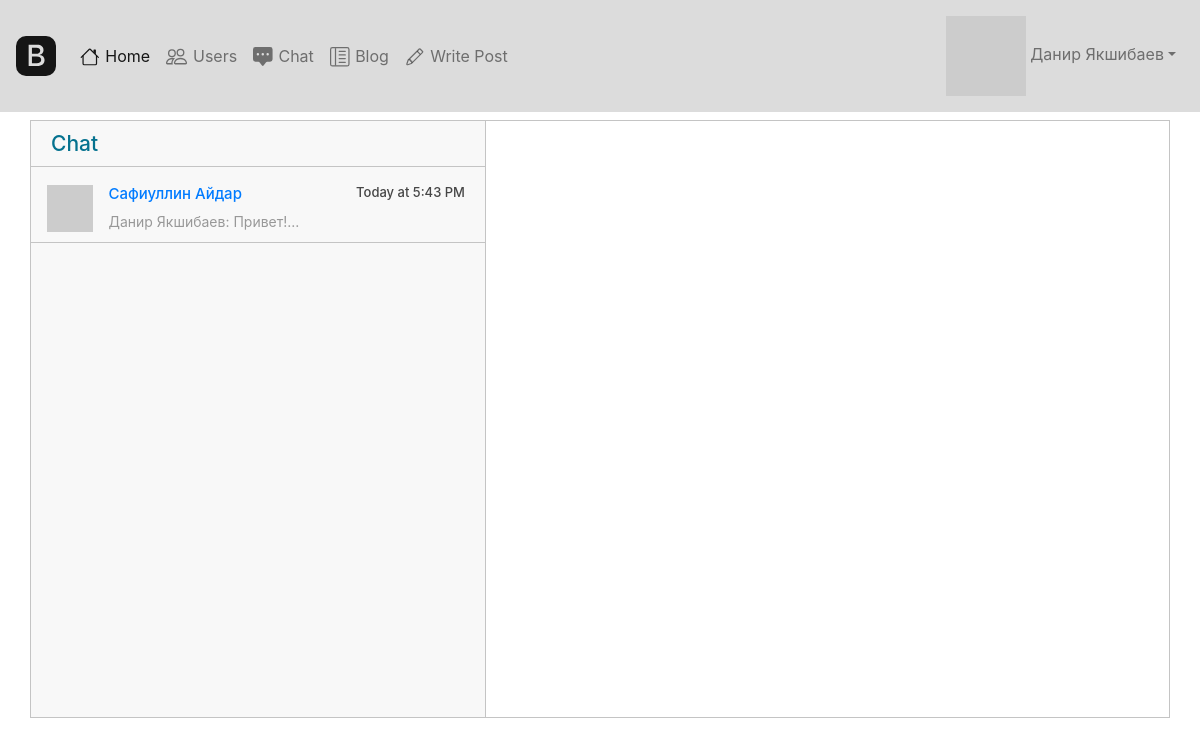
The page /chat (signed in) on the database its author committed.
### main.py (models this page shows, shortened)
class User(UserMixin, SerializerMixin, db.Model):
    __tablename__ = 'users'
    id = db.Column(db.Integer, primary_key=True, autoincrement=True)
    name = db.Column(db.String, nullable=True)
    about = db.Column(db.String, nullable=True)
    email = db.Column(db.String, index=True, unique=True, nullable=True)
    hashed_password = db.Column(db.String, nullable=True)
    created_date = db.Column(db.DateTime, default=datetime.datetime.utcnow())
    last_seen = db.Column(db.DateTime, default=datetime.datetime.utcnow())
    followed = db.relationship(
        'User', secondary=followers,
        primaryjoin=(followers.c.follower_id == id),
        secondaryjoin=(followers.c.followed_id == id),
        backref=db.backref('followers', lazy='dynamic'), lazy='dynamic')
    messages_sent = db.relationship('Message',
                                    foreign_keys='Message.sender_id',
                                    backref='author', lazy='dynamic')
    messages_received = db.relationship('Message',
                                        foreign_keys='Message.recipient_id',
                                        backref='recipient', lazy='dynamic')
    def avatar(self, size):
        digest = md5(self.email.lower().encode('utf-8')).hexdigest()
        return 'https://www.gravatar.com/avatar/{}?d=identicon&s={}'.format(
            digest, size)

class Message(db.Model):
    id = db.Column(db.Integer, primary_key=True)
    sender_id = db.Column(db.Integer, db.ForeignKey('users.id'))
    recipient_id = db.Column(db.Integer, db.ForeignKey('users.id'))
    body = db.Column(db.String(140))
    created_date = db.Column(db.DateTime, index=True, default=datetime.datetime.utcnow())
    last_message_read_time = db.Column(db.DateTime)

### main.py (the view)
@app.route('/chat')
@login_required
def chat():
    chats = {}
    users = User.query.all()
    for user in users:
        if user == current_user:
            continue
        messages1 = Message.query.filter_by(author=current_user, recipient=user)
        messages2 = Message.query.filter_by(author=user, recipient=current_user)
        messages = messages1.union(messages2).order_by(Message.created_date.asc()).all()
        if len(messages) > 0:
            chats[user] = messages1.union(messages2).order_by(Message.created_date.asc()).all()
    return render_template('chat2.html', chats=chats, User=User)

### main.py (called while the page is built)
@login_manager.user_loader
def load_user(user_id):
    return User.query.get(user_id)

@app.before_request
def before_request():
    if current_user.is_authenticated:
        current_user.last_seen = datetime.datetime.utcnow()
        db.session.commit()

### templates/chat2.html (shortened to what this page needs)
{% extends "base.html" %}
{% block content %}
<link href="//maxcdn.bootstrapcdn.com/bootstrap/4.1.1/css/bootstrap.min.css" rel="stylesheet" id="bootstrap-css">
<html>
<head>
    <link href="/static/css/chats.css" type="text/css" rel="stylesheet">
</head>
<body>
<div class="container">
    <div class="messaging">
        <div class="inbox_msg">
            <div class="inbox_people">
                <div class="headind_srch">
                    <div class="recent_heading">
                        <h4>Chat</h4>
                    </div>
                </div>
                <div class="inbox_chat">
                  {% for user in chats %}
                  {% set last_message = chats[user][-1] %}
                  {% set recipient = User.query.filter_by(id=last_message.sender_id).first() %}
                    <div class="chat_list">
                        <div class="chat_people">
                            <div class="chat_img"><img src="{{ user.avatar(20) }}" alt="sunil"></div>
                            <div class="chat_ib">
                              <h6><a href="chat/{{ user.name }}">{{ user.name }}</a><span class="chat_date">{% if last_message.body != 'text' %}{{ moment(last_message.created_date).calendar() }}{% endif %}</span></h6>
                                {% if last_message.body != 'text' %}
                                <p>{{ recipient.name }}:
                                    {{ last_message.body[:20] }}...</p>
                                {% endif %}
                            </div>
                        </div>
                    </div>
                    {% endfor %}
                </div>
            </div>
        </div>
    </div>
</div>
</body>
</html>
{% endblock %}

### templates/base.html (shortened to what this page needs)
<!DOCTYPE html>
<html lang="en" dir="ltr">
<head>
    <link rel="stylesheet" href="https://stackpath.bootstrapcdn.com/bootstrap/4.4.1/css/bootstrap.min.css"
>
</head>
<body>
<header>
    <nav class="navbar navbar-expand-xl navbar-light" style="background-color: #DCDCDC;">
        <a class="navbar-brand" href="#">
        </a>
        <div class="collapse navbar-collapse" id="navbarSupportedContent">
            <ul class="navbar-nav mr-auto">
                <li class="nav-item active">
                    <a class="nav-link" href="/">
                        Home</a>
                </li>
                {% if current_user.is_authenticated %}
                <li class="nav-item">
                    <a class="nav-link" href="/users">
                        Users</a>
                </li>
                <li class="nav-item">
                    <a class="nav-link" href="/chat">
                        Chat</a>
                </li>
                <li class="nav-item">
                    <a class="nav-link" href="/blog">
                        Blog</a>
                </li>
                <li class="nav-item">
                    <a class="nav-link" href="/add_post">
                        Write Post</a>
                </li>
                {% endif %}
            </ul>
            {% if current_user.is_authenticated %}
            <ul class="navbar-nav ml-auto">
                <li class="nav-item">
                    <a class="nav-link dropdown-toggle" href="#" id="navbarDropdown" role="button"
                       data-toggle="dropdown" aria-haspopup="true" aria-expanded="false">
                        <img src="{{ current_user.avatar(34) }}"> {{ current_user.name }}</a>
                </li>
            </ul>
            {% endif %}
        </div>
    </nav>
</header>
</body>
</html>
{% block content %}
{% endblock %}

### static/css/chats.css (style rules this page uses)
.container { max-width:1170px; margin:auto; }
img { max-width:100%; }
.inbox_people { background: #f8f8f8 none repeat scroll 0 0; float: left; overflow: hidden; width: 40%; border-right:1px solid #c4c4c4; }
.inbox_msg { border: 1px solid #c4c4c4; clear: both; overflow: hidden; }
.recent_heading { float: left; width:40%; }
.headind_srch { padding:10px 29px 10px 20px; overflow:hidden; border-bottom:1px solid #c4c4c4; }
.recent_heading h4 { color: #05728f; font-size: 21px; margin: auto; }
.chat_ib h6 { font-size:15px; color:#464646; margin:0 0 8px 0; }
.chat_ib h6 span { font-size:13px; float:right; }
.chat_ib p { font-size:14px; color:#989898; margin:auto }
.chat_img { float: left; width: 11%; }
.chat_ib { float: left; padding: 0 0 0 15px; width: 88%; }
.chat_people { overflow:hidden; clear:both; }
.chat_list { border-bottom: 1px solid #c4c4c4; margin: 0; padding: 18px 16px 10px; }
.inbox_chat { height: 550px; overflow-y: scroll; }
.messaging { padding: 0 0 50px 0; }

### rows shown on the page
User: name "Данир Якшибаев"
User: name "Сафиуллин Айдар"
Message: created_date "Today at 5:43 PM", body "Привет!"
